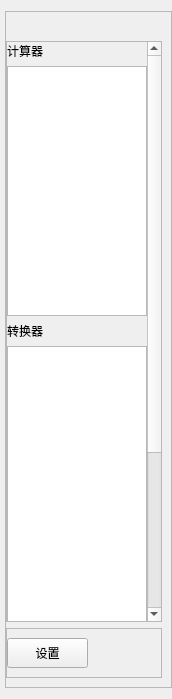
<?xml version="1.0" encoding="UTF-8"?>
<ui version="4.0">
 <class>PopMenu</class>
 <widget class="QFrame" name="PopMenu">
  <property name="geometry">
   <rect>
    <x>0</x>
    <y>0</y>
    <width>172</width>
    <height>699</height>
   </rect>
  </property>
  <property name="sizePolicy">
   <sizepolicy hsizetype="Preferred" vsizetype="Preferred">
    <horstretch>0</horstretch>
    <verstretch>0</verstretch>
   </sizepolicy>
  </property>
  <property name="windowTitle">
   <string>PopMenu</string>
  </property>
  <property name="styleSheet">
   <string notr="true"/>
  </property>
  <layout class="QVBoxLayout" name="verticalLayout_2">
   <property name="spacing">
    <number>2</number>
   </property>
   <property name="leftMargin">
    <number>5</number>
   </property>
   <property name="rightMargin">
    <number>0</number>
   </property>
   <item>
    <widget class="QFrame" name="frame">
     <property name="frameShape">
      <enum>QFrame::StyledPanel</enum>
     </property>
     <property name="frameShadow">
      <enum>QFrame::Raised</enum>
     </property>
     <layout class="QVBoxLayout" name="verticalLayout">
      <property name="leftMargin">
       <number>0</number>
      </property>
      <item>
       <spacer name="verticalSpacer">
        <property name="orientation">
         <enum>Qt::Vertical</enum>
        </property>
        <property name="sizeType">
         <enum>QSizePolicy::Minimum</enum>
        </property>
        <property name="sizeHint" stdset="0">
         <size>
          <width>20</width>
          <height>20</height>
         </size>
        </property>
       </spacer>
      </item>
      <item>
       <widget class="QScrollArea" name="scrollArea">
        <property name="verticalScrollBarPolicy">
         <enum>Qt::ScrollBarAsNeeded</enum>
        </property>
        <property name="horizontalScrollBarPolicy">
         <enum>Qt::ScrollBarAlwaysOff</enum>
        </property>
        <property name="widgetResizable">
         <bool>true</bool>
        </property>
        <widget class="QWidget" name="scrollAreaWidgetContents">
         <property name="geometry">
          <rect>
           <x>0</x>
           <y>0</y>
           <width>137</width>
           <height>792</height>
          </rect>
         </property>
         <layout class="QVBoxLayout" name="verticalLayout_4">
          <property name="leftMargin">
           <number>0</number>
          </property>
          <property name="topMargin">
           <number>0</number>
          </property>
          <property name="rightMargin">
           <number>0</number>
          </property>
          <property name="bottomMargin">
           <number>0</number>
          </property>
          <item>
           <widget class="QLabel" name="label">
            <property name="text">
             <string>计算器</string>
            </property>
           </widget>
          </item>
          <item>
           <widget class="QListWidget" name="listw_calcu">
            <property name="minimumSize">
             <size>
              <width>0</width>
              <height>250</height>
             </size>
            </property>
           </widget>
          </item>
          <item>
           <widget class="QLabel" name="label_2">
            <property name="text">
             <string>转换器</string>
            </property>
           </widget>
          </item>
          <item>
           <widget class="QListWidget" name="listw_switch">
            <property name="minimumSize">
             <size>
              <width>0</width>
              <height>500</height>
             </size>
            </property>
           </widget>
          </item>
         </layout>
        </widget>
       </widget>
      </item>
      <item>
       <widget class="QFrame" name="frame_2">
        <property name="minimumSize">
         <size>
          <width>0</width>
          <height>50</height>
         </size>
        </property>
        <property name="frameShape">
         <enum>QFrame::StyledPanel</enum>
        </property>
        <property name="frameShadow">
         <enum>QFrame::Raised</enum>
        </property>
        <layout class="QHBoxLayout" name="horizontalLayout_2">
         <property name="leftMargin">
          <number>0</number>
         </property>
         <property name="topMargin">
          <number>9</number>
         </property>
         <item>
          <widget class="QPushButton" name="btn_setting">
           <property name="minimumSize">
            <size>
             <width>0</width>
             <height>30</height>
            </size>
           </property>
           <property name="text">
            <string>设置</string>
           </property>
           <property name="icon">
            <iconset>
             <selectedoff>:/icon/setting.png</selectedoff>
            </iconset>
           </property>
          </widget>
         </item>
         <item>
          <spacer name="horizontalSpacer">
           <property name="orientation">
            <enum>Qt::Horizontal</enum>
           </property>
           <property name="sizeType">
            <enum>QSizePolicy::Minimum</enum>
           </property>
           <property name="sizeHint" stdset="0">
            <size>
             <width>64</width>
             <height>20</height>
            </size>
           </property>
          </spacer>
         </item>
        </layout>
       </widget>
      </item>
     </layout>
    </widget>
   </item>
  </layout>
 </widget>
 <resources>
  <include location="../../assets/res.qrc"/>
 </resources>
 <connections/>
</ui>
